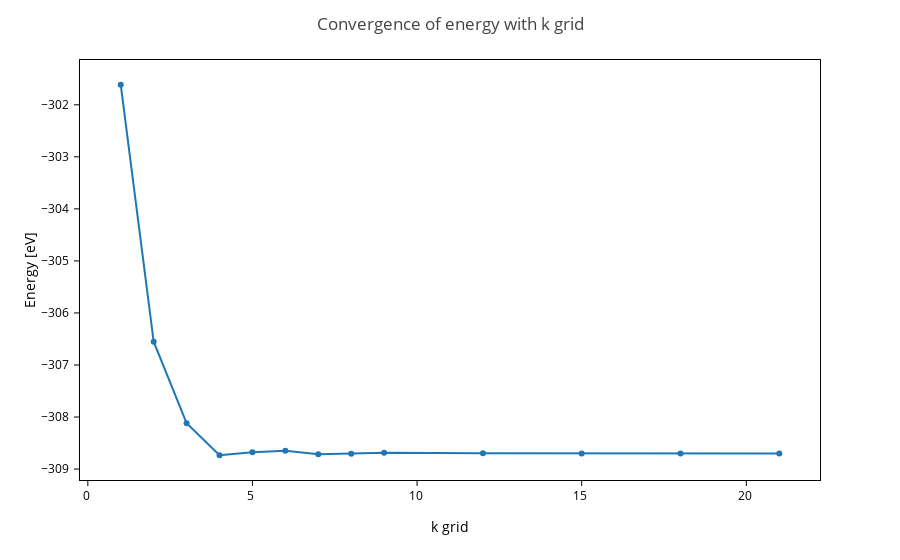

Notebook source saved alongside this figure:
### Code cell
# Initialize an empty list to store the energies.

Es = []

from pathlib import Path
import sisl


k_vals=["1", "2", "3", "4", "5", "6", "7", "8", "9", "12", "15", "18", "21"]

root= Path()

# Loop over k
for k in k_vals:#Initialize a parser for the output file (RUN.out) with sisl. From
    # this, we will be able to read many things that are written there.
    k_dir= root/ k
    # See docs: https://zerothi.github.io/sisl/api/io/generated/sisl.io.siesta.outSileSiesta.html#sisl.io.siesta.outSileSiesta
    out_file = sisl.get_sile(k_dir / "RUN.out")
    # We read all the energies. This is a dictionary containing different
    # energies, you can print it to see how it looks like.
    energies = out_file.read_energy()
    
    # In particular, we care about the total energy, which we get and store in the list
    Etot = energies['total']
    Es.append(Etot)
print(Es)

import plotly.express as px
fig=px.line(
    y=Es, x=k_vals, markers=True
).update_layout(
    title="Convergence of energy with k grid",
    xaxis_title="k grid",
    yaxis_title="Energy [eV]"
)

fig.show()

### Figure 1 — Plotly figure (JSON) as saved in the notebook; plotly's stock layout.template omitted (floating-point values rounded to 4 significant figures)
{"data": [{"hovertemplate": "x=%{x}<br>y=%{y}<extra></extra>", "legendgroup": "", "line": {"color": "#1F77B4", "dash": "solid"}, "marker": {"symbol": "circle"}, "mode": "lines+markers", "name": "", "orientation": "v", "showlegend": false, "type": "scatter", "x": ["1", "2", "3", "4", "5", "6", "7", "8", "9", "12", "15", "18", "21"], "xaxis": "x", "y": [-301.6, -306.6, -308.1, -308.7, -308.7, -308.6, -308.7, -308.7, -308.7, -308.7, -308.7, -308.7, -308.7], "yaxis": "y"}], "layout": {"legend": {"tracegroupgap": 0}, "margin": {"t": 60}, "title": {"text": "Convergence of energy with k grid"}, "xaxis": {"anchor": "y", "domain": [0, 1], "title": {"text": "k grid"}}, "yaxis": {"anchor": "x", "domain": [0, 1], "title": {"text": "Energy [eV]"}}}}
